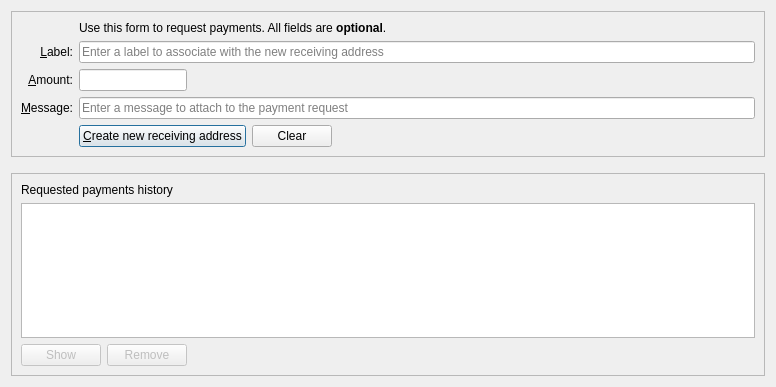
<?xml version="1.0" encoding="UTF-8"?>
<ui version="4.0">
 <class>ReceiveCoinsDialog</class>
 <widget class="QDialog" name="ReceiveCoinsDialog">
  <property name="geometry">
   <rect>
    <x>0</x>
    <y>0</y>
    <width>776</width>
    <height>387</height>
   </rect>
  </property>
  <layout class="QVBoxLayout" name="verticalLayout" stretch="0,0,1">
   <item>
    <widget class="QFrame" name="frame2">
     <property name="sizePolicy">
      <sizepolicy hsizetype="Preferred" vsizetype="Expanding">
       <horstretch>0</horstretch>
       <verstretch>0</verstretch>
      </sizepolicy>
     </property>
     <property name="frameShape">
      <enum>QFrame::StyledPanel</enum>
     </property>
     <property name="frameShadow">
      <enum>QFrame::Sunken</enum>
     </property>
     <layout class="QVBoxLayout" name="verticalLayout_3">
      <item>
       <layout class="QGridLayout" name="gridLayout">
        <item row="6" column="0">
         <widget class="QLabel" name="label_3">
          <property name="toolTip">
           <string>An optional message to attach to the payment request, which will be displayed when the request is opened. Note: The message will not be sent with the payment over the Gryphonmoon network.</string>
          </property>
          <property name="text">
           <string>&amp;Message:</string>
          </property>
          <property name="alignment">
           <set>Qt::AlignRight|Qt::AlignTrailing|Qt::AlignVCenter</set>
          </property>
          <property name="buddy">
           <cstring>reqMessage</cstring>
          </property>
         </widget>
        </item>
        <item row="4" column="2">
         <widget class="QLineEdit" name="reqLabel">
          <property name="toolTip">
           <string>An optional label to associate with the new receiving address (used by you to identify an invoice).  It is also attached to the payment request.</string>
          </property>
          <property name="placeholderText">
           <string>Enter a label to associate with the new receiving address</string>
          </property>
         </widget>
        </item>
        <item row="6" column="2">
         <widget class="QLineEdit" name="reqMessage">
          <property name="toolTip">
           <string>An optional message to attach to the payment request, which will be displayed when the request is opened.&lt;br&gt;Note: The message will not be sent with the payment over the Gryphonmoon network.</string>
          </property>
          <property name="placeholderText">
           <string>Enter a message to attach to the payment request</string>
          </property>
         </widget>
        </item>
        <item row="2" column="2">
         <widget class="QLabel" name="label_5">
          <property name="text">
           <string>Use this form to request payments. All fields are &lt;b&gt;optional&lt;/b&gt;.</string>
          </property>
         </widget>
        </item>
        <item row="4" column="0">
         <widget class="QLabel" name="label_2">
          <property name="toolTip">
           <string>An optional label to associate with the new receiving address.</string>
          </property>
          <property name="text">
           <string>&amp;Label:</string>
          </property>
          <property name="alignment">
           <set>Qt::AlignRight|Qt::AlignTrailing|Qt::AlignVCenter</set>
          </property>
          <property name="buddy">
           <cstring>reqLabel</cstring>
          </property>
         </widget>
        </item>
        <item row="5" column="0">
         <widget class="QLabel" name="label">
          <property name="toolTip">
           <string>An optional amount to request. Leave this empty or zero to not request a specific amount.</string>
          </property>
          <property name="text">
           <string>&amp;Amount:</string>
          </property>
          <property name="alignment">
           <set>Qt::AlignRight|Qt::AlignTrailing|Qt::AlignVCenter</set>
          </property>
          <property name="buddy">
           <cstring>reqAmount</cstring>
          </property>
         </widget>
        </item>
        <item row="7" column="2">
         <layout class="QHBoxLayout" name="horizontalLayout">
          <item>
           <widget class="QPushButton" name="receiveButton">
            <property name="minimumSize">
             <size>
              <width>150</width>
              <height>0</height>
             </size>
            </property>
            <property name="text">
             <string>&amp;Create new receiving address</string>
            </property>
            <property name="autoDefault">
             <bool>false</bool>
            </property>
            <property name="default">
             <bool>true</bool>
            </property>
           </widget>
          </item>
          <item>
           <widget class="QPushButton" name="clearButton">
            <property name="sizePolicy">
             <sizepolicy hsizetype="Minimum" vsizetype="Fixed">
              <horstretch>0</horstretch>
              <verstretch>0</verstretch>
             </sizepolicy>
            </property>
            <property name="toolTip">
             <string>Clear all fields of the form.</string>
            </property>
            <property name="text">
             <string>Clear</string>
            </property>
            <property name="autoDefault">
             <bool>false</bool>
            </property>
           </widget>
          </item>
          <item>
           <spacer name="horizontalSpacer">
            <property name="orientation">
             <enum>Qt::Horizontal</enum>
            </property>
            <property name="sizeHint" stdset="0">
             <size>
              <width>40</width>
              <height>20</height>
             </size>
            </property>
           </spacer>
          </item>
         </layout>
        </item>
        <item row="7" column="0">
         <widget class="QLabel" name="label_7">
          <property name="text">
           <string/>
          </property>
         </widget>
        </item>
        <item row="5" column="2">
         <layout class="QHBoxLayout" name="horizontalLayout_4" stretch="0,1">
          <property name="spacing">
           <number>0</number>
          </property>
          <property name="topMargin">
           <number>0</number>
          </property>
          <item>
           <widget class="BitcoinAmountField" name="reqAmount">
            <property name="toolTip">
             <string>An optional amount to request. Leave this empty or zero to not request a specific amount.</string>
            </property>
           </widget>
          </item>
          <item>
           <spacer name="horizontalSpacer_3">
            <property name="orientation">
             <enum>Qt::Horizontal</enum>
            </property>
            <property name="sizeHint" stdset="0">
             <size>
              <width>40</width>
              <height>20</height>
             </size>
            </property>
           </spacer>
          </item>
         </layout>
        </item>
       </layout>
      </item>
     </layout>
    </widget>
   </item>
   <item>
    <spacer name="verticalSpacer_2">
     <property name="orientation">
      <enum>Qt::Vertical</enum>
     </property>
     <property name="sizeHint" stdset="0">
      <size>
       <width>20</width>
       <height>10</height>
      </size>
     </property>
    </spacer>
   </item>
   <item>
    <widget class="QFrame" name="frame">
     <property name="sizePolicy">
      <sizepolicy hsizetype="Preferred" vsizetype="Expanding">
       <horstretch>0</horstretch>
       <verstretch>0</verstretch>
      </sizepolicy>
     </property>
     <property name="frameShape">
      <enum>QFrame::StyledPanel</enum>
     </property>
     <property name="frameShadow">
      <enum>QFrame::Raised</enum>
     </property>
     <layout class="QVBoxLayout" name="verticalLayout_2">
      <item>
       <widget class="QLabel" name="label_6">
        <property name="text">
         <string>Requested payments history</string>
        </property>
       </widget>
      </item>
      <item>
       <widget class="QTableView" name="recentRequestsView">
        <property name="contextMenuPolicy">
         <enum>Qt::CustomContextMenu</enum>
        </property>
        <property name="tabKeyNavigation">
         <bool>false</bool>
        </property>
        <property name="sortingEnabled">
         <bool>true</bool>
        </property>
       </widget>
      </item>
      <item>
       <layout class="QHBoxLayout" name="horizontalLayout_2">
        <item>
         <widget class="QPushButton" name="showRequestButton">
          <property name="enabled">
           <bool>false</bool>
          </property>
          <property name="toolTip">
           <string>Show the selected request (does the same as double clicking an entry)</string>
          </property>
          <property name="text">
           <string>Show</string>
          </property>
          <property name="autoDefault">
           <bool>false</bool>
          </property>
         </widget>
        </item>
        <item>
         <widget class="QPushButton" name="removeRequestButton">
          <property name="enabled">
           <bool>false</bool>
          </property>
          <property name="toolTip">
           <string>Remove the selected entries from the list</string>
          </property>
          <property name="text">
           <string>Remove</string>
          </property>
          <property name="autoDefault">
           <bool>false</bool>
          </property>
         </widget>
        </item>
        <item>
         <spacer name="horizontalSpacer_2">
          <property name="orientation">
           <enum>Qt::Horizontal</enum>
          </property>
          <property name="sizeHint" stdset="0">
           <size>
            <width>40</width>
            <height>20</height>
           </size>
          </property>
         </spacer>
        </item>
       </layout>
      </item>
     </layout>
    </widget>
   </item>
  </layout>
 </widget>
 <customwidgets>
  <customwidget>
   <class>BitcoinAmountField</class>
   <extends>QLineEdit</extends>
   <header>qt/bitcoinamountfield.h</header>
   <container>1</container>
  </customwidget>
 </customwidgets>
 <tabstops>
  <tabstop>reqLabel</tabstop>
  <tabstop>reqAmount</tabstop>
  <tabstop>reqMessage</tabstop>
  <tabstop>receiveButton</tabstop>
  <tabstop>clearButton</tabstop>
  <tabstop>recentRequestsView</tabstop>
  <tabstop>showRequestButton</tabstop>
  <tabstop>removeRequestButton</tabstop>
 </tabstops>
 <resources/>
 <connections/>
</ui>
